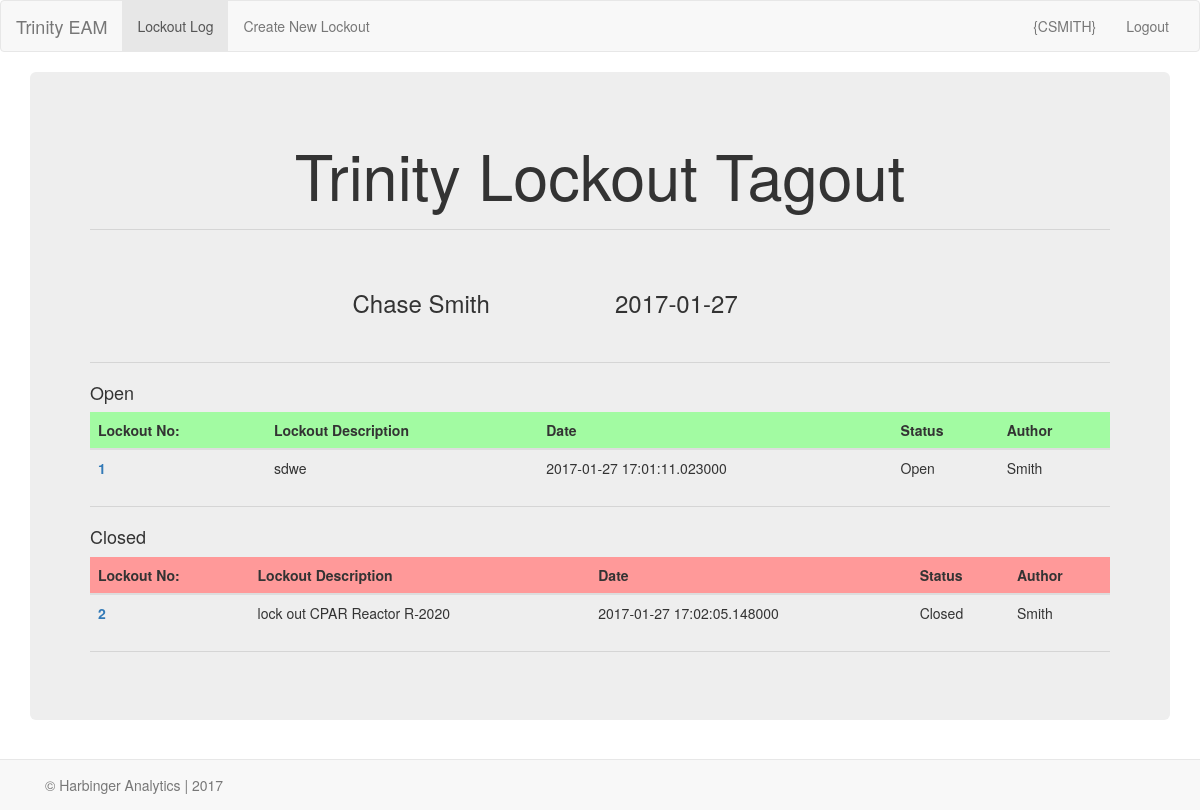
The page / on the database its author committed.
### models.py (models this page shows, shortened)
class User(db.Model):
    __tablename__="user"
    id=db.Column(db.Integer, primary_key=True)
    username=db.Column(db.String(20), unique=True)
    first_name=db.Column(db.String(20), nullable=False)
    last_name=db.Column(db.String(20), nullable=False)
    position=db.Column(db.String(50), nullable=False)

class Lockout(db.Model):
    __tablename__="lockout"
    id=db.Column(db.Integer, primary_key=True)
    description=db.Column(db.String(200), nullable=False)
    lockout_author = db.relationship('User', backref=db.backref('lockout_author', lazy='dynamic'))
    user_id=db.Column('user_id', db.Integer, db.ForeignKey('user.id'))
    filename=db.Column(db.String(300), nullable=True)
    status=db.Column(db.Boolean(), default=True)
    goggles=db.Column(db.Boolean(), default=False)
    faceshield=db.Column(db.Boolean(),default=False)
    fullface=db.Column(db.Boolean(), default=False)
    dustmask=db.Column(db.Boolean(), default=False)
    leathergloves=db.Column(db.Boolean(), default=False)
    saranax=db.Column(db.Boolean(), default=False)
    nitrilegloves=db.Column(db.Boolean(), default=False)
    chemicalgloves=db.Column(db.Boolean(), default=False)
    chemicalsuit=db.Column(db.Boolean(),default=False)
    tyrex=db.Column(db.Boolean(),default=False)
    rubberboots=db.Column(db.Boolean(),default=False)
    sar=db.Column(db.Boolean(),default=False)
    data=db.Column(db.LargeBinary(),nullable=True,)
    date=db.Column(db.DateTime)
    ppe=db.Column(db.String(50), nullable=True)

### app.py (the view)
@app.route('/')
def index():
    today=date.today()
    user=db.session.query(User).first()
    lockout=db.session.query(Lockout).all()
    open_lockouts=db.session.query(Lockout).filter_by(status=True).all()
    closed_lockouts=db.session.query(Lockout).filter_by(status=False).all()
    return render_template('index.html', closed_lockouts=closed_lockouts, open_lockouts=open_lockouts, user=user, today=today)

### templates/index.html
{% extends "base.html" %}
{% import "bootstrap/wtf.html" as wtf %}
{% block content %}
<div class="jumbotron">
<div class="text-center">
<h1> Trinity Lockout Tagout </h1>
</div>
<hr>
<br>
<div class="row">
        <div class="col-xs-3 col-xs-offset-3 form-group">
            <h3>{{ user.first_name }} {{ user.last_name }} </h3>
        </div>
        <div class="col-xs-6">
            <h3> {{ today }} </h3>
        </div>
</div>
<hr>
<h4>Open</h4>
<table class="table table-sm">
<thead>
  <tr style="background-color: #A2FBA2;">
    <th>Lockout No:</th>
    <th>Lockout Description</th>
    <th>Date</th>
    <th>Status</th>
    <th>Author</th>
  </tr>
</thead>
<tbody>
  {% for each in open_lockouts %}
  <tr >
    <th scope="row" ><a href="lockout/{{each.id}}">{{ each.id }}</a></th>
    <td>{{ each.description }}</td>
    <td>{{ each.date }}</td>
    {% if each.status == True %}
    <td>Open</td>
    {% else %}
    <td>Closed</td>
    {% endif %}
    <td>{{ each.lockout_author.last_name }}</td>
  </tr>
  {% endfor %}
</tbody>
</table>
<hr>
<h4>Closed</h4>
  <table class="table table-sm">
    <thead>
      <tr style="background-color: #FF9999;">
        <th>Lockout No:</th>
        <th>Lockout Description</th>
        <th>Date</th>
        <th>Status</th>
        <th>Author</th>
      </tr>
    </thead>
  <tbody>
    {% for each in closed_lockouts %}
    <tr>
      <th scope="row"><a href="lockout/{{each.id}}">{{ each.id }}</a></th>
      <td>{{ each.description }}</td>
      <td>{{ each.date }}</td>
      {% if each.status == True %}
      <td>Open</td>
      {% else %}
      <td>Closed</td>
      {% endif %}
      <td>{{ each.lockout_author.last_name }}</td>
    </tr>
    {% endfor %}
  </tbody>
</table>
<hr>
{% endblock %}

### templates/base.html (shortened to what this page needs)
<!DOCTYPE html>
<html>
  <head>
    {% block head %}
    <link href="{{ url_for('static', filename='bootstrap.min.css') }}" rel="stylesheet">
    <link href="{{ url_for('static', filename='style.css') }}" rel="stylesheet">
    {% endblock %}
  </head>
  <body>
  <nav class="navbar navbar-default">
  <div class="container-fluid">
    <div class="navbar-header">
      <a class="navbar-brand" href="/">Trinity EAM</a>
    </div>
    <div class="collapse navbar-collapse">
      <ul class="nav navbar-nav">
        <li class="active"><a href="/">Lockout Log <span class="sr-only">(current)</span></a></li>
        <li><a href="/lockout">Create New Lockout</a></li>
      </ul>
      <ul class="nav navbar-nav navbar-right">
        <li><a href="/user">{CSMITH}</a></li>
        <li><a href="/logout">Logout</a></li>
      </ul>
    </div>
  </div>
</nav>
    <div class="container"   style="margin-bottom: 60px;">
      {% block content %}{% endblock %}
    </div>
    <div class="navbar navbar-default navbar-fixed-bottom" role="navigation"  style="margin-bottom: 0px;" >
    	<div class="container">
    		<p class ="navbar-text"> &copy; Harbinger Analytics | 2017</p>
    	</div>
    </div>
  </body>
</html>

### static/style.css (style rules this page uses)
hr { background-color: blue; }

### rows shown on the page
User: first_name "Chase", last_name "Smith"
Lockout: id "1", description "sdwe", date "2017-01-27 17:01:11.023000", status "Open", lockout_author.last_name "Smith"
Lockout: id "2", description "lock out CPAR Reactor R-2020", date "2017-01-27 17:02:05.148000", status "Closed", lockout_author.last_name "Smith"
